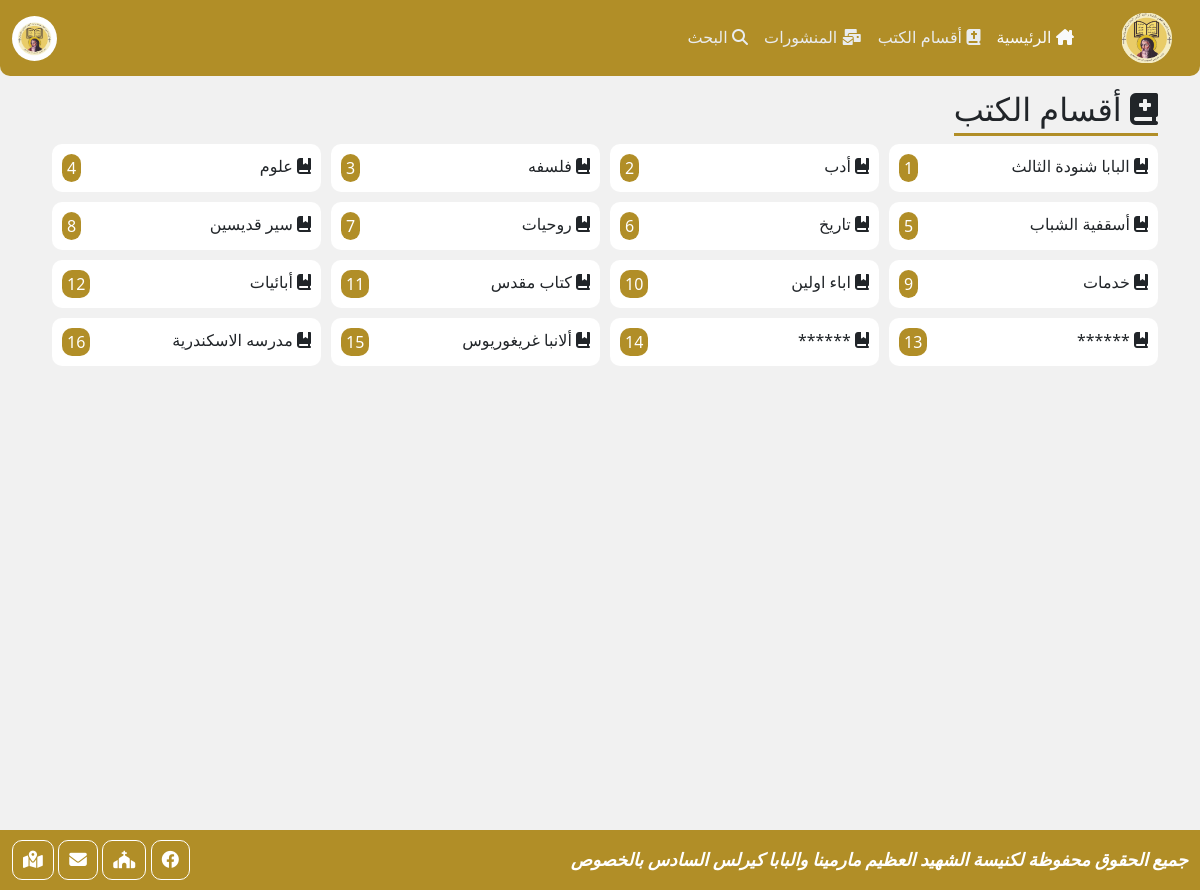
/sections.php (signed in), run on the app's committed database.
### tables this page shows
CREATE TABLE `unit` (
  `id` int NOT NULL,
  `num` int NOT NULL,
  `unit_name` varchar(255) NOT NULL
);

### sections.php (the view, shortened to what this page needs)
<?php
include("db/connect.php");
$sql = $db->prepare("SELECT unit.num, unit.unit_name FROM `unit` ORDER BY `unit`.`num` ASC;");
$sql->execute();
$units = $sql->fetchAll(PDO::FETCH_OBJ);
?>
<!DOCTYPE html>
<html lang="ar" dir="rtl">
<head>
  <link rel="stylesheet" href="css/bootstrap.min.css" />
  <link rel="stylesheet" href="css/all.min.css" />
  <link rel="stylesheet" href="css/main.css" />
  <link rel="stylesheet" href="css/sections.css" />
</head>
<body>
  <?php include("templates/header.php"); ?>
  <section class="sections">
    <div class="container">
      <div class="title_section">
        <h2 class="title"><i class="fa-solid fa-book-medical"></i> أقسام الكتب</h2>
      </div>
      <div class="parent">
        <?php
        foreach ($units as $unit) {
          ?>
          <details class="box">
            <summary>
              <div class="title"><i class="fa-solid fa-book-bookmark"></i>
                <?php echo $unit->unit_name; ?>
              </div>
              <div class="position">
                <?php echo $unit->num; ?>
              </div>
            </summary>
          </details>
          <?php
        } ?>
      </div>
    </div>
  </section>
</body>
</html>

### css/main.css (style rules this page uses)
html { scroll-behavior: smooth; }
body { min-height: 100vh; position: relative; }
:root { --trans: 0.4s; --main-color: #b18e27; --other-color: #99740487; --silver-color: #f1f1f1; --border-10: 10px; }
footer { position: absolute; width: 100%; bottom: 0; background-color: var(--main-color); padding: 10px 0; color: #fff; font-family: "Amiri", serif; font-size: 1.1rem; }
footer .container-fluid { display: flex; justify-content: space-between; align-items: center; }
footer p { font-weight: bold; font-style: italic; }
footer .icons a { display: inline-flex; text-decoration: none; color: inherit; padding: 10px; border-radius: 10px; border: solid 1px #fff; transition: var(--trans); }

### css/sections.css (style rules this page uses)
body { background-color: var(--silver-color); }
.sections { margin-top: 90px; margin-bottom: 20px; }
.sections .container .title_section .title { border-bottom: solid 3px var(--main-color); width: fit-content; padding-bottom: 5px; }
.sections .container .parent { display: flex; flex-wrap: wrap; gap: 10px; }
.sections .container .parent .box { width: 100%; height: fit-content; background-color: #fff; padding: 10px; border-radius: var(--border-10); transition: var(--trans); outline: none; border: none; }
@media (min-width: 767px) { .sections .container .parent .box { width: calc(50% - 10px); } }
@media (min-width: 1200px) { .sections .container .parent .box { width: calc(25% - 10px); } }
.sections .container .parent .box summary { display: flex; justify-content: space-between; }
.sections .container .parent .box .position { color: #fff; background-color: var(--main-color); border-radius: var(--border-10); padding: 2px 5px; }

### data on the page
unit: unit_name "البابا شنودة الثالث", num "1"
unit: unit_name "أدب", num "2"
unit: unit_name "فلسفه", num "3"
unit: unit_name "علوم", num "4"
unit: unit_name "أسقفية الشباب", num "5"
unit: unit_name "تاريخ", num "6"
unit: unit_name "روحيات", num "7"
unit: unit_name "سير قديسين", num "8"
unit: unit_name "خدمات", num "9"
unit: unit_name "اباء اولين", num "10"
unit: unit_name "كتاب مقدس", num "11"
unit: unit_name "أبائيات", num "12"
unit: unit_name "******", num "13"
unit: unit_name "******", num "14"
unit: unit_name "ألانبا غريغوريوس", num "15"
unit: unit_name "مدرسه الاسكندرية", num "16"
